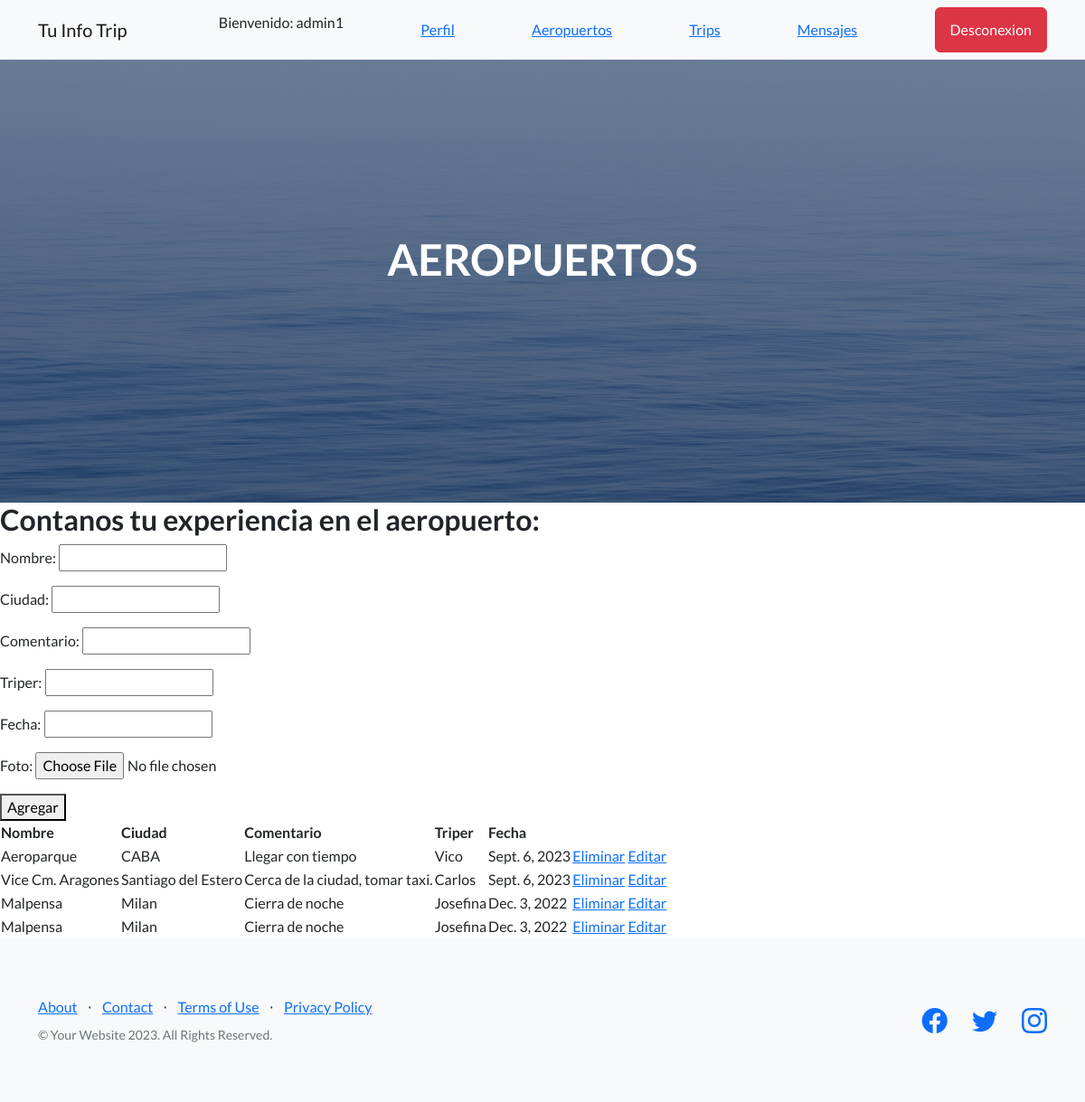
Page /AppBlog/aeropuertos/ (signed in) on the earlier database version.
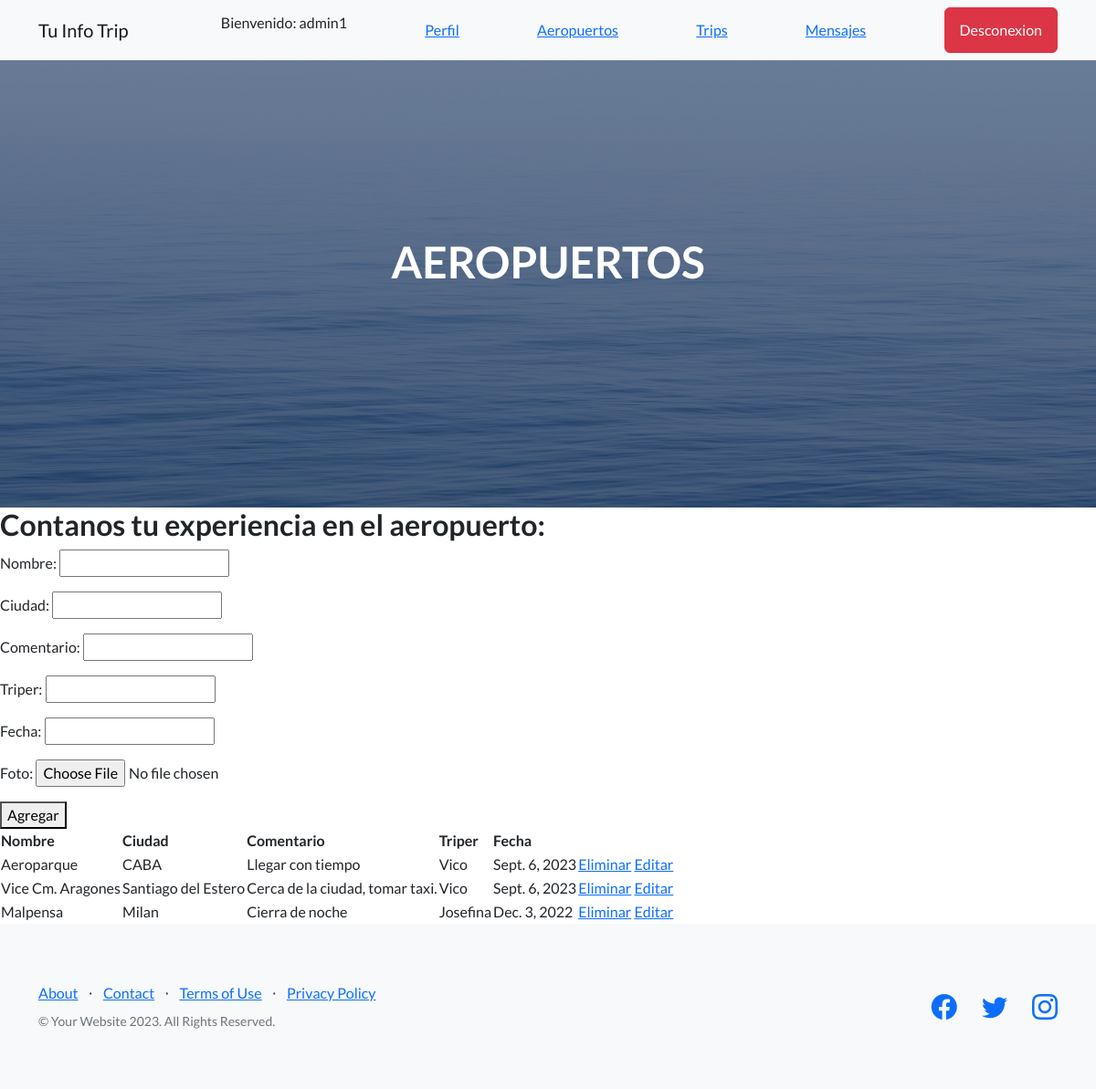
Same page on the later database version.
### AppBlog/models.py (models this page shows, shortened)
class Aeropuerto(models.Model):
    nombre=models.CharField(max_length=50)
    ciudad=models.CharField(max_length=50)
    comentario=models.CharField(max_length=50)
    triper=models.CharField(max_length=50, null=True)
    fecha=models.DateField(default=date.today)
    foto= models.ImageField(upload_to='media/', blank=True, null=True)

### AppBlog/views.py (the view)
# urls.py: path('aeropuertos/', aeropuertos, name="aeropuertos"),
@login_required
def aeropuertos(request):
    if request.method=="POST":
        form=AeropuertoForm(request.POST)
        if form.is_valid():
            info=form.cleaned_data
            nombre=info["nombre"]
            ciudad=info["ciudad"]
            comentario=info["comentario"]
            triper=info["triper"]
            fecha=info["fecha"]
            foto=fot0[foto]
            aeropuerto=Aeropuerto(nombre=nombre, ciudad=ciudad, comentario=comentario, triper=triper, fecha=fecha, foto=foto)
            aeropuerto.save()
            mensaje="Agregaste un aeropuerto"
        else:
            mensaje="Datos invalidos"
        aeropuertos=Aeropuerto.objects.all()
        formulario_aeropuerto=AeropuertoForm()
        return render(request,"AppBlog/aeropuertos.html", {"mensaje":mensaje, "formulario":formulario_aeropuerto,"aeropuertos":aeropuertos})
    else:
        formulario_aeropuerto=AeropuertoForm()
        aeropuertos=Aeropuerto.objects.all()
    return render(request,"AppBlog/aeropuertos.html", {"formulario":formulario_aeropuerto, "aeropuertos": aeropuertos})

### AppBlog/forms.py
class AeropuertoForm(forms.Form):
    nombre=forms.CharField(max_length=50)
    ciudad=forms.CharField(max_length=50)
    comentario=forms.CharField(max_length=50)
    triper=forms.CharField(max_length=50)
    fecha=forms.DateField()
    foto=forms.ImageField()

### AppBlog/templates/AppBlog/aeropuertos.html (shortened to what this page needs)
{% extends "Appblog/padre.html" %}
{% load static %}
{% block titulo %} AEROPUERTOS {% endblock %}
{% block contenido_que_cambia %}
<h2>Contanos tu experiencia en el aeropuerto:</h2>
<form action="{% url 'aeropuertos' %}" method="POST" enctype="multipart/form-data"> {% csrf_token %}
    {{ formulario.as_p }}
    <button type"submit">Agregar</button>
</form>
<table>
    <thead>
        <tr>
            <th>Nombre</th>
            <th>Ciudad</th>
            <th>Comentario</th>
            <th>Triper</th>
            <th>Fecha</th>
        </tr>
    </thead>
    <tbody>
        {% for aeropuerto in aeropuertos %}
        <tr>
            <td>
                {{ aeropuerto.nombre }}
            </td>
            <td>
                {{ aeropuerto.ciudad }}
            </td>
            <td>
                {{ aeropuerto.comentario}}
            </td>
            <td>
                {{ aeropuerto.triper }}
            </td>
            <td>
                {{ aeropuerto.fecha }}
            </td>
            <td>
                <a class="text-primary" href="{% url 'eliminarAeropuerto' aeropuerto.id %}"> Eliminar</a>
                <a class="text-primary" href="{% url 'editarAeropuerto' aeropuerto.id %}"> Editar</a>
            </td>
        </tr>
        {% endfor %}
    </tbody>
</table>
{% endblock %}

### AppBlog/templates/AppBlog/padre.html (shortened to what this page needs)
<!DOCTYPE html>
<html lang="en">
    <head>
        {% load static %}
        <link href="https://cdn.jsdelivr.net/npm/bootstrap-icons@1.5.0/font/bootstrap-icons.css" rel="stylesheet" type="text/css" />
        <link href="{% static 'AppBlog/css/styles.css' %}" rel="stylesheet" />
    </head>
    <body>
        <nav class="navbar navbar-light bg-light static-top">
            <div class="container">
                <a class="navbar-brand" href="{% url 'inicio' %}">Tu Info Trip</a>
                {% if user.is_authenticated %}
                <p> Bienvenido: {{ user.username }}</p>
                <a class="text-primary" href="{% url 'ver_perfil' %}">Perfil</a>
                <a class="text-primary" href="{% url 'aeropuertos' %}">Aeropuertos</a>
                <a class="text-primary" href="{% url 'trip_list' %}">Trips</a>
                <a class="text-primary" href="{% url 'enviar_mensaje' %}">Mensajes</a>
                <a class="btn btn-danger" href="{% url 'logout' %}">Desconexion</a>
                {% else %}
                <a class="btn btn-success" href="{% url 'login' %}">Ingresar</a>
                <a class="btn btn-secondary"href="{% url 'register' %}">Registrarse</a>
                {% endif %}
            </div>
        </nav>
        <header class="masthead">
            <div class="container position-relative">
                <div class="row justify-content-center">
                    <div class="col-xl-6">
                        <div class="text-center text-white">
                            <h1 class="mb-5">{% block titulo %} {% endblock%}</h1>
                        </div>
                    </div>
                </div>
            </div>
        </header>
        {% block contenido_que_cambia %}
        {% endblock %}
        <footer class="footer bg-light">
            <div class="container">
                <div class="row">
                    <div class="col-lg-6 h-100 text-center text-lg-start my-auto">
                        <ul class="list-inline mb-2">
                            <li class="list-inline-item"><a href="#!">About</a></li>
                            <li class="list-inline-item">⋅</li>
                            <li class="list-inline-item"><a href="#!">Contact</a></li>
                            <li class="list-inline-item">⋅</li>
                            <li class="list-inline-item"><a href="#!">Terms of Use</a></li>
                            <li class="list-inline-item">⋅</li>
                            <li class="list-inline-item"><a href="#!">Privacy Policy</a></li>
                        </ul>
                        <p class="text-muted small mb-4 mb-lg-0">&copy; Your Website 2023. All Rights Reserved.</p>
                    </div>
                    <div class="col-lg-6 h-100 text-center text-lg-end my-auto">
                        <ul class="list-inline mb-0">
                            <li class="list-inline-item me-4">
                                <a href="#!"><i class="bi-facebook fs-3"></i></a>
                            </li>
                            <li class="list-inline-item me-4">
                                <a href="#!"><i class="bi-twitter fs-3"></i></a>
                            </li>
                            <li class="list-inline-item">
                                <a href="#!"><i class="bi-instagram fs-3"></i></a>
                            </li>
                        </ul>
                    </div>
                </div>
            </div>
        </footer>
    </body>
</html>

Differences in the rows shown:
removed Aeropuerto: nombre "Malpensa", ciudad "Milan", comentario "Cierra de noche", triper "Josefina", fecha "Dec. 3, 2022"
changed Aeropuerto "Vice Cm. Aragones": triper "Carlos" → "Vico"
